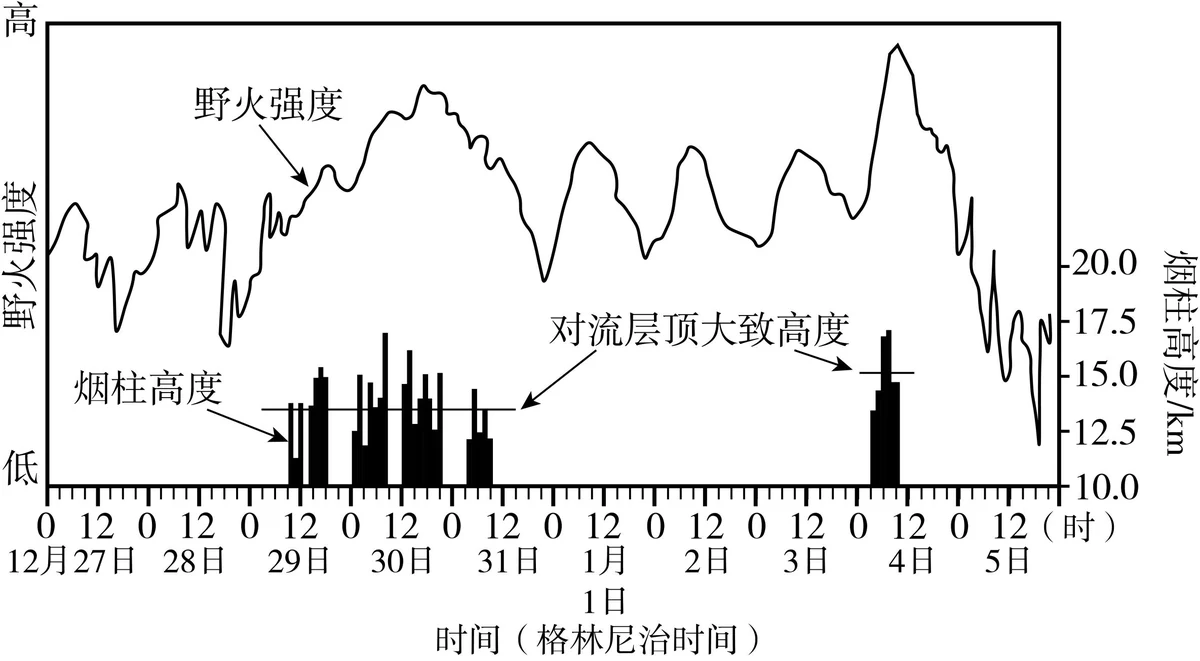
#> input picture assets/bank/fig/ah2025-17.webp, 1200 x 661 px, given in place of gz17.png, which was not available
$ python add_guizhou_2025.py
#> lines starting #> are read from the running program, lines starting #| are printed output that depends on the picture
#> in to_webp, im is the input picture: PIL image 1200x661 RGB; mean R, G, B 235, 235, 235
# -*- coding: utf-8 -*-
"""并入 2025 年贵州卷地理的非选择题（17—19，共 52 分）。

题面与答案取自原卷 PDF 文字层（_real/web/pdf/971_q.pdf），配图从内嵌图提取，未重绘。
18 题的图 1、图 2 在 PDF 里是两张独立位图，这里按原卷左右并排拼成一张。

注：原卷不标注每小题分值，按总分 52 分分配（17 题 18、18 题 18、19 题 16）。

运行：python scripts/add_guizhou_2025.py
"""
import io
import json
import os
from PIL import Image

BANK = 'assets/bank/real.json'
FIG = 'assets/bank/fig'
SRC = 'E:/workbuddy/atlas-mundi/_gz/img'
YEAR, PAPER, EXAM = '2025', '贵州卷', 'gk'
PROV, CITY = '贵州', ''

Q17 = ('为探索现代农业可持续发展之路，2009 年以来，在高校、企业以及政府的协作带动下，'
       '全国陆续建成 1800 多家科技小院。科技小院常驻生产地，科研人员在田间地头进行科学研究和'
       '技术推广，帮助农民解决实际问题。近年来，相关企业通过组织全国科技强农创新大赛、'
       '完善优质农产品供销体系等措施促进科技小院科研成果转化，助力乡村振兴。四川省丹棱县是'
       '我国最大的桔橙生产地之一，在丹棱桔橙科技小院及相关企业的助力下，所产桔橙品质更加优良、'
       '稳定，农业效益及可持续发展能力显著提高。下图示意丹棱县位置。')

Q18 = ('我国西南喀斯特山区地表蓄水能力通常较弱，水资源利用率较低（水资源利用率是区域用水量在'
       '水资源可利用总量中的占比）。图 1 示意某地喀斯特地貌剖面及降雨径流过程，图 2 示意该地区'
       '地下河出口处某时段实测降雨及径流响应的两种模拟曲线。')

Q19 = ('甲烷是大气中主要的温室气体之一。三沙湾是福建省重要的水产养殖区，从河口向海依次为'
       '河口养殖区、中部限养区、湾口养殖区。该区域通过水面释放的甲烷主要来源于缺氧条件下水体'
       '和沉积物中有机物的降解，其释放量主要受陆源径流输入、温度、投饵量等因素的影响。'
       '下图为 2023 年三沙湾表层水体甲烷释放量的时空变化。')

MATERIAL = [
    (17, Q17, 'gz2025-17.webp', '四川省及丹棱县位置、河流与山地分布', [
        ('（1）简析丹棱县桔橙品质稳定的原因。',
         '亚热带湿润山区，水热条件充足，利于桔橙生长，自然条件优越，生态调节能力强；'
         '科技小院助力；相关企业助力。',
         '自然条件（水热 + 山区生态）打底，再加科技小院与企业两个“人”的因素。', 6),
        ('（2）说明科技小院常驻生产地对其技术推广的益处。',
         '科技小院接近产地，利于及时了解农业的生产技术需求，提高科技小院技术研发的针对性和实用性；'
         '就近研发，可以提高科技小院技术转化效率；增进科技小院与农户的交流，利于技术的推广等。',
         '三个“近”：近需求 → 研发对路；近田间 → 转化快；近农户 → 推广顺。', 6),
        ('（3）分析企业组织科技强农创新大赛、完善优质农产品供销体系对促进农业可持续发展的作用。',
         '创新大赛可以促进技术交流，最终促进科研水平及技术水平的提高、科研能力的进步；'
         '农业技术的进步可降低生态破坏；完善供销体系可以扩大农产品市场，提高农业收益；'
         '完善供销体系利于掌握需求，提高农产品市场适应性等。',
         '两件事分开答：大赛管“技术—生态”，供销体系管“市场—收益—适应性”。', 6),
    ], '产业与区域'),

    (18, Q18, 'gz2025-18.webp', '图 1 喀斯特地貌剖面与降雨径流过程　图 2 降雨与两种径流响应曲线', [
        ('（1）指出图 2 中更符合流量实测情况的曲线并说明理由。',
         '曲线Ⅰ更符合实测情况。理由：裂隙、溶洞及地下通道发育，地表水大量下渗；'
         '地下水排泄快，流量变化剧烈，陡涨陡落等。',
         '先给结论（Ⅰ），再用“下渗强 + 排泄快”解释陡涨陡落，结论与理由要一一对应。', 6),
        ('（2）分析该区域地表蓄水能力弱的原因。',
         '岩石裂隙发育，下渗强；土层薄，蓄水能力弱；植被稀少，截留作用弱等。',
         '“漏得快（岩石）—存不住（土层薄）—拦不住（植被少）”，三条各指一个环节。', 6),
        ('（3）从资源开发的角度，提出喀斯特山区提高水资源利用率的措施。',
         '修建水库等储水设施，增强地表蓄水能力；加强水资源的勘查；合理利用地下水等。',
         '注意题干限“资源开发角度”，答“节约用水”这类属于消费端，容易跑偏。', 6),
    ], '水与海洋'),

    (19, Q19, 'gz2025-19.webp', '三沙湾三个养殖区四季表层水体甲烷释放量柱状图', [
        ('（1）归纳三沙湾海域表层水体甲烷释放量的时空变化特征。',
         '从时间上看，甲烷释放量夏季明显高于其他季节；从空间上看，在不同季节，'
         '河口养殖区均高于其他养殖区等。',
         '“时空”两字要分别落到句子上：先说时间（夏高），再说空间（河口高），不要混成一句。', 6),
        ('（2）分析影响河口养殖区夏季甲烷释放量的主要原因。',
         '夏季河流带来大量有机物；夏季鱼类生长快，饵料投放多，水体有机物多；'
         '夏季水温高，有机物降解快等。',
         '有机物“来源”（径流 + 投饵）与“降解速度”（高温）两头都答，缺一头扣分。', 5),
        ('（3）为三沙湾低碳养殖提出合理建议。',
         '工程类措施主要包括：科学喂养，减少水体中有机物；优化养殖结构和养殖密度。'
         '非工程类措施主要指：加强甲烷释放量同步监测，科学指导产业规划和近岸海域综合开发等。',
         '按“工程／非工程”分类作答，比零散列点更容易拿满。', 5),
    ], '自然带与生态'),
]


def side_by_side(paths, dst, gap=90, maxw=1600):
#> called with dst = 'assets/bank/fig/gz2025-18.webp', gap = 90, maxw = 1600
    ims = [Image.open(p).convert('RGB') for p in paths]
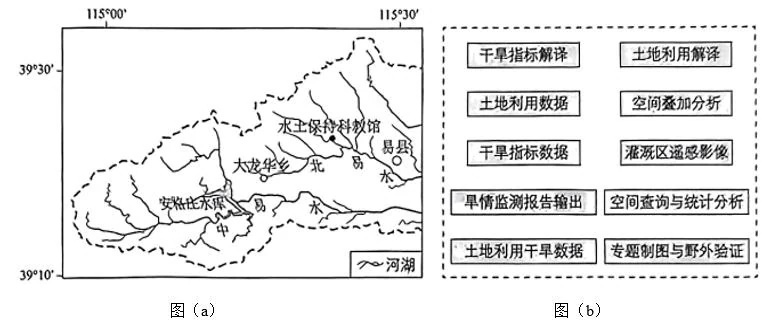
#> input picture assets/bank/fig/bj2025-16.webp, 770 x 325 px, given in place of gz18a.png, which was not available
#> ims = 2 items
    h = max(i.height for i in ims)
#> h = 325
    ims = [i.resize((round(i.width * h / i.height), h), Image.LANCZOS) for i in ims]
    W = sum(i.width for i in ims) + gap * (len(ims) - 1)
#> W = 1630
    cv = Image.new('RGB', (W, h), 'white')
#> cv: PIL image 1630x325 RGB; every value is 255
    x = 0
    for i in ims:
        cv.paste(i, (x, 0))
        x += i.width + gap
#> this loop made 2 passes
#> x on passes 1 to 2: 860, 1720
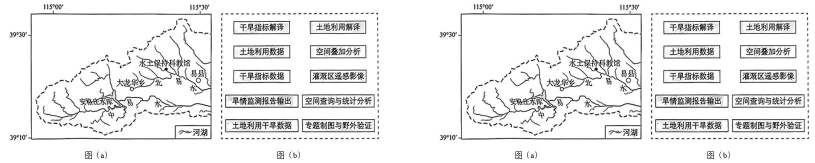
#> cv: PIL image 1630x325 RGB (shown at 1/2 size); mean R, G, B 234.6, 234.6, 234.6
#> after the loop, x = 1720
    if cv.width > maxw:
        cv = cv.resize((maxw, round(cv.height * maxw / cv.width)), Image.LANCZOS)
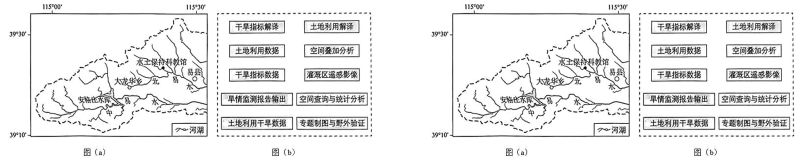
#> cv: PIL image 1600x319 RGB (shown at 1/2 size); mean R, G, B 234.3, 234.3, 234.3
    cv.save(dst, 'WEBP', quality=88, method=6)
    return cv.size


def to_webp(src, dst, maxw=1200):
    im = Image.open(src).convert('RGB')
    if im.width > maxw:
        im = im.resize((maxw, round(im.height * maxw / im.width)), Image.LANCZOS)
    im.save(dst, 'WEBP', quality=86, method=6)
    return im.size


def main():
    size = {}
    size[17] = to_webp(os.path.join(SRC, 'gz17.png'), os.path.join(FIG, 'gz2025-17.webp'))
    size[18] = side_by_side([os.path.join(SRC, 'gz18a.png'), os.path.join(SRC, 'gz18b.png')],
                            os.path.join(FIG, 'gz2025-18.webp'))
    size[19] = to_webp(os.path.join(SRC, 'gz19.png'), os.path.join(FIG, 'gz2025-19.webp'))

    items = []
    for no, mat, fig, figalt, subs, theme in MATERIAL:
        for k, (q, ans, exp, score) in enumerate(subs, 1):
            items.append({
                'id': 'gz2025-%d-%d' % (no, k),
                'type': 'material', 'lv': 'sr', 'grade': '高三', 'band': '高中',
                'exam': EXAM, 'year': YEAR, 'paper': PAPER, 'no': '%d-%d' % (no, k),
                'prov': PROV, 'city': CITY,
                'theme': theme, 'cat': '真题',
                'tags': ['真题', '2025', '贵州卷', theme],
                'diff': 6.2, 'score': score,
                'material': mat, 'q': q, 'ansText': ans, 'exp': exp,
                'opts': [], 'ans': -1,
                'src': '2025 贵州卷 · 第 %d 题' % no,
                'figure': os.path.join(FIG, fig).replace(os.sep, '/'),
                'figureAlt': figalt,
                'figW': size[no][0], 'figH': size[no][1],
            })

    d = json.load(io.open(BANK, encoding='utf-8'))
    byid = {i['id']: i for i in d['items']}
    add = [i for i in items if i['id'] not in byid]
    for i in items:
        if i['id'] in byid:
            byid[i['id']].update(i)
    d['items'].extend(add)
    d['ver'] = '2026-11-28-real-14'
    io.open(BANK, 'w', encoding='utf-8', newline='').write(
        json.dumps(d, ensure_ascii=False, separators=(',', ':')))
    print('贵州卷新增 %d 小问，题库 %d 条' % (len(add), len(d['items'])))


if __name__ == '__main__':
#> (the run stopped early here; a loop or call above may not have finished)
